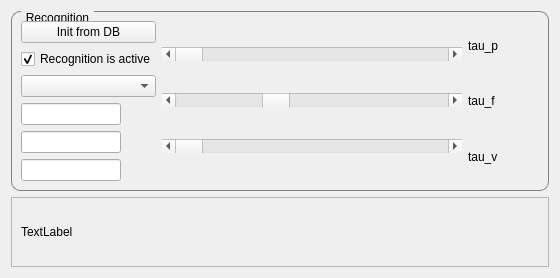
      <widget class="QWidget" name="tab_7">
       <attribute name="title">
        <string>Recognition</string>
       </attribute>
       <layout class="QVBoxLayout" name="verticalLayout_17">
        <item>
         <widget class="QGroupBox" name="groupBox_2">
          <property name="styleSheet">
           <string notr="true">QGroupBox {
    border: 1px solid gray;
    border-radius: 9px;
    margin-top: 0.5em;
}

QGroupBox::title {
    subcontrol-origin: margin;
    left: 10px;
    padding: 0 3px 0 3px;
}</string>
          </property>
          <property name="title">
           <string>Recognition</string>
          </property>
          <layout class="QHBoxLayout" name="horizontalLayout_16">
           <item>
            <layout class="QVBoxLayout" name="verticalLayout_38">
             <item>
              <widget class="QPushButton" name="btn_init_from_db_2">
               <property name="text">
                <string>Init from DB</string>
               </property>
              </widget>
             </item>
             <item>
              <widget class="QCheckBox" name="cb_rec_active">
               <property name="text">
                <string>Recognition is active</string>
               </property>
               <property name="checked">
                <bool>true</bool>
               </property>
              </widget>
             </item>
             <item>
              <widget class="QComboBox" name="combo_rec_method"/>
             </item>
             <item>
              <widget class="QLineEdit" name="tb_tau_p">
               <property name="maximumSize">
                <size>
                 <width>100</width>
                 <height>16777215</height>
                </size>
               </property>
              </widget>
             </item>
             <item>
              <widget class="QLineEdit" name="tb_tau_r">
               <property name="maximumSize">
                <size>
                 <width>100</width>
                 <height>16777215</height>
                </size>
               </property>
              </widget>
             </item>
             <item>
              <widget class="QLineEdit" name="tb_tau_v">
               <property name="maximumSize">
                <size>
                 <width>100</width>
                 <height>16777215</height>
                </size>
               </property>
              </widget>
             </item>
            </layout>
           </item>
           <item>
            <layout class="QVBoxLayout" name="verticalLayout_37">
             <item>
              <widget class="QScrollBar" name="scroll_tau_p">
               <property name="minimumSize">
                <size>
                 <width>300</width>
                 <height>0</height>
                </size>
               </property>
               <property name="orientation">
                <enum>Qt::Horizontal</enum>
               </property>
              </widget>
             </item>
             <item>
              <widget class="QScrollBar" name="scroll_tau_r">
               <property name="minimumSize">
                <size>
                 <width>300</width>
                 <height>0</height>
                </size>
               </property>
               <property name="maximumSize">
                <size>
                 <width>300</width>
                 <height>16777215</height>
                </size>
               </property>
               <property name="maximum">
                <number>99</number>
               </property>
               <property name="value">
                <number>35</number>
               </property>
               <property name="orientation">
                <enum>Qt::Horizontal</enum>
               </property>
              </widget>
             </item>
             <item>
              <widget class="QScrollBar" name="scroll_tau_v">
               <property name="maximum">
                <number>99</number>
               </property>
               <property name="orientation">
                <enum>Qt::Horizontal</enum>
               </property>
              </widget>
             </item>
            </layout>
           </item>
           <item>
            <layout class="QVBoxLayout" name="verticalLayout_36">
             <item>
              <widget class="QLabel" name="label_26">
               <property name="text">
                <string>tau_p</string>
               </property>
              </widget>
             </item>
             <item>
              <widget class="QLabel" name="label_25">
               <property name="text">
                <string>tau_f</string>
               </property>
              </widget>
             </item>
             <item>
              <widget class="QLabel" name="label_31">
               <property name="text">
                <string>tau_v</string>
               </property>
              </widget>
             </item>
            </layout>
           </item>
           <item>
            <spacer name="horizontalSpacer_10">
             <property name="orientation">
              <enum>Qt::Horizontal</enum>
             </property>
             <property name="sizeHint" stdset="0">
              <size>
               <width>40</width>
               <height>20</height>
              </size>
             </property>
            </spacer>
           </item>
          </layout>
         </widget>
        </item>
        <item>
         <widget class="QScrollArea" name="scrollArea_8">
          <property name="maximumSize">
           <size>
            <width>16777215</width>
            <height>16777215</height>
           </size>
          </property>
          <property name="widgetResizable">
           <bool>true</bool>
          </property>
          <widget class="QWidget" name="scrollAreaWidgetContents_8">
           <property name="geometry">
            <rect>
             <x>0</x>
             <y>0</y>
             <width>1708</width>
             <height>729</height>
            </rect>
           </property>
           <layout class="QVBoxLayout" name="verticalLayout_35">
            <item>
             <widget class="QLabel" name="lbl_tree_draw">
              <property name="text">
               <string>TextLabel</string>
              </property>
             </widget>
            </item>
           </layout>
          </widget>
         </widget>
        </item>
       </layout>
      </widget>
